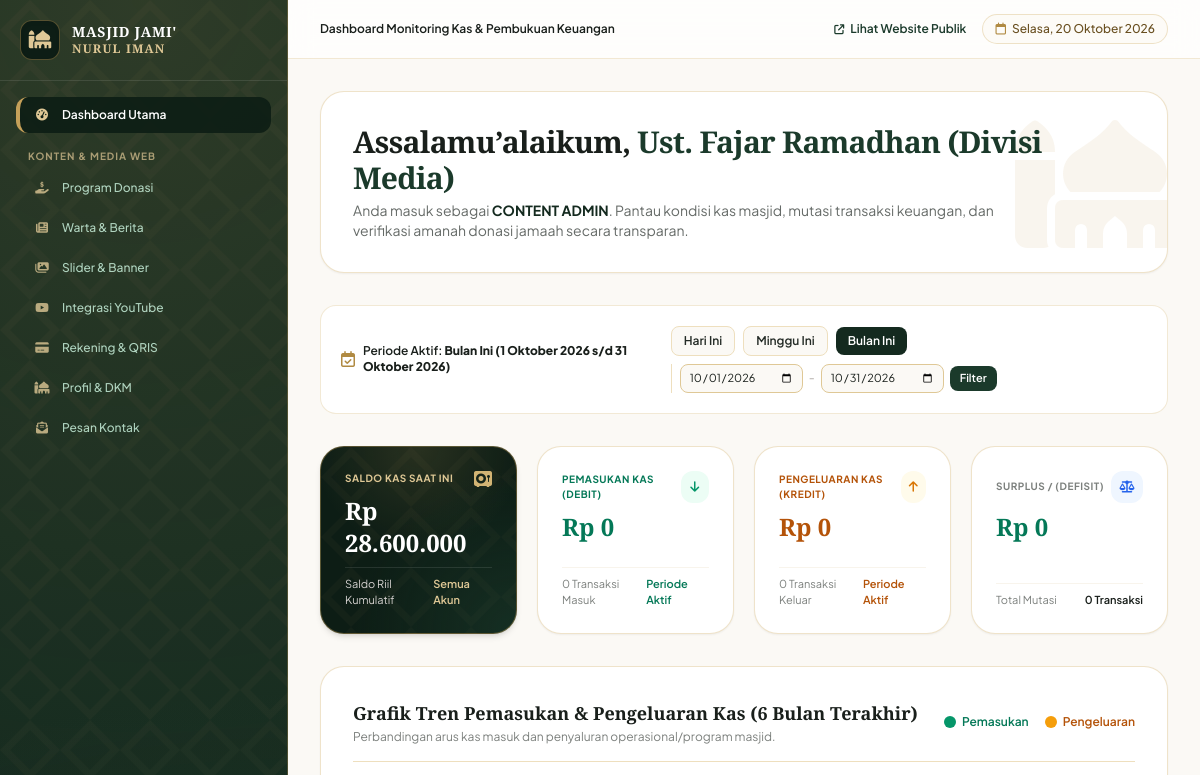
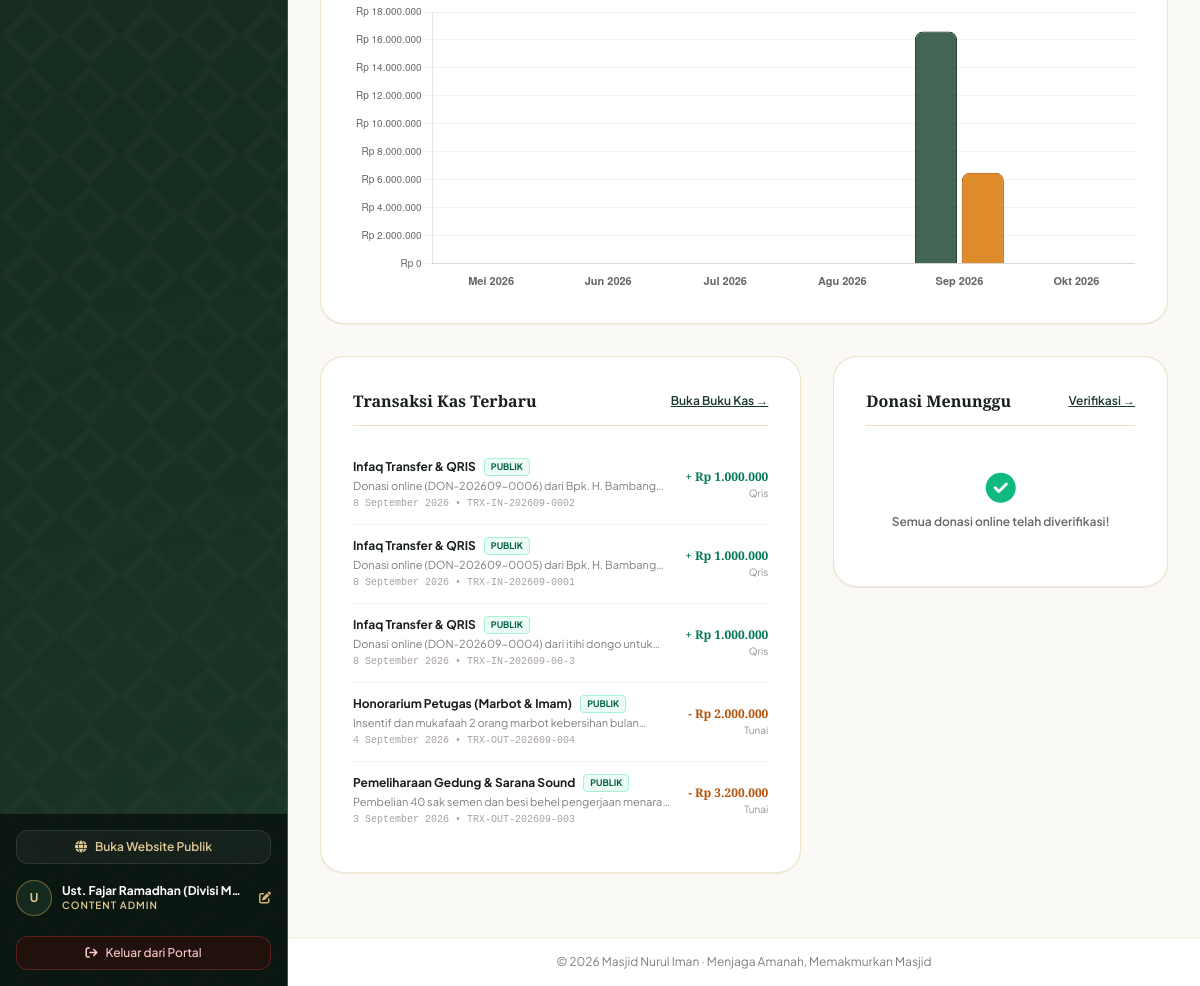
The page /admin/dashboard.php (signed in) on the database its author committed (2 pictures, top to bottom).
### tables this page shows
CREATE TABLE IF NOT EXISTS `transaksi_keuangan` (
  `id` int NOT NULL AUTO_INCREMENT,
  `no_transaksi` varchar(50) NOT NULL,
  `tanggal_transaksi` date NOT NULL,
  `jenis` enum('pemasukan','pengeluaran') NOT NULL,
  `kategori_id` int NOT NULL,
  `program_id` int DEFAULT NULL,
  `akun_kas` varchar(50) NOT NULL DEFAULT 'Kas Tunai Utama',
  `nominal` decimal(15,2) NOT NULL DEFAULT '0.00',
  `keterangan` text NOT NULL,
  `bukti_transaksi` varchar(255) DEFAULT NULL,
  `user_id` int NOT NULL,
  `metode_pembayaran` enum('tunai','transfer','qris') NOT NULL DEFAULT 'tunai',
  `is_published` tinyint(1) NOT NULL DEFAULT '1',
  `created_at` timestamp NULL DEFAULT CURRENT_TIMESTAMP,
  `updated_at` timestamp NULL DEFAULT CURRENT_TIMESTAMP ON UPDATE CURRENT_TIMESTAMP,
  PRIMARY KEY (`id`),
  UNIQUE KEY `no_transaksi` (`no_transaksi`),
  KEY `idx_tanggal` (`tanggal_transaksi`),
  KEY `idx_jenis` (`jenis`),
  KEY `idx_published` (`is_published`),
  KEY `idx_transaksi_tanggal` (`tanggal_transaksi`),
  KEY `idx_transaksi_jenis` (`jenis`),
  KEY `idx_transaksi_published` (`is_published`),
  KEY `idx_transaksi_program` (`program_id`)
);

CREATE TABLE IF NOT EXISTS `kategori_transaksi` (
  `id` int NOT NULL AUTO_INCREMENT,
  `jenis` enum('pemasukan','pengeluaran') NOT NULL,
  `nama_kategori` varchar(100) NOT NULL,
  `deskripsi` varchar(255) DEFAULT NULL,
  `urutan` int NOT NULL DEFAULT '1',
  PRIMARY KEY (`id`)
);

### admin/dashboard.php (the view, shortened to what the rows shown need)
<?php
require_once __DIR__ . '/../config/database.php';
$transaksiTerbaru = $pdo->query("SELECT t.*, k.nama_kategori FROM transaksi_keuangan t JOIN kategori_transaksi k ON t.kategori_id = k.id ORDER BY t.tanggal_transaksi DESC, t.id DESC LIMIT 5")->fetchAll();
$stmtChart = $pdo->prepare("
    SELECT
        DATE_FORMAT(tanggal_transaksi, '%Y-%m') as bulan,
        SUM(CASE WHEN jenis = 'pemasukan' THEN nominal ELSE 0 END) as pemasukan,
        SUM(CASE WHEN jenis = 'pengeluaran' THEN nominal ELSE 0 END) as pengeluaran
    FROM transaksi_keuangan
    WHERE tanggal_transaksi >= DATE_SUB(NOW(), INTERVAL 6 MONTH)
    GROUP BY DATE_FORMAT(tanggal_transaksi, '%Y-%m')
    ORDER BY bulan DESC
    LIMIT 6
");
$stmtChart->execute();
$chartData = $stmtChart->fetchAll();
$chartDataMap = [];
foreach ($chartData as $row) {
    $chartDataMap[$row['bulan']] = [
        'pemasukan' => (float)$row['pemasukan'],
        'pengeluaran' => (float)$row['pengeluaran']
    ];
}
$chartLabels = [];
$chartPemasukan = [];
$chartPengeluaran = [];
for ($i = 5; $i >= 0; $i--) {
    $m = date('n', strtotime("-$i month"));
    $y = date('Y', strtotime("-$i month"));
    $bulantgl = sprintf('%04d-%02d', $y, $m);
    $namaBln = ['', 'Jan', 'Feb', 'Mar', 'Apr', 'Mei', 'Jun', 'Jul', 'Agu', 'Sep', 'Okt', 'Nov', 'Des'][$m] . ' ' . $y;
    $chartLabels[] = $namaBln;
    if (isset($chartDataMap[$bulantgl])) {
        $chartPemasukan[] = $chartDataMap[$bulantgl]['pemasukan'];
        $chartPengeluaran[] = $chartDataMap[$bulantgl]['pengeluaran'];
    } else {
        $chartPemasukan[] = 0;
        $chartPengeluaran[] = 0;
    }
}
require_once __DIR__ . '/../layouts/header.php';
require_once __DIR__ . '/../layouts/sidebar.php';
?>
<div class="bg-white rounded-3xl p-6 sm:p-8 border border-antique-300/50 shadow-sm relative overflow-hidden">
    <div class="relative z-10 flex flex-col md:flex-row md:items-center justify-between gap-6">
        <div>
            <h1 class="text-2xl sm:text-3xl font-bold text-warm-900 tracking-tight font-classic">
                Assalamu’alaikum, <span class="text-cypress-700"><?= e($user['nama']) ?></span>
            </h1>
        </div>
    </div>
</div>
<div class="grid grid-cols-1 lg:grid-cols-12 gap-8 items-start">
    <div class="lg:col-span-7 bg-white rounded-3xl p-6 sm:p-8 border border-antique-300/50 shadow-sm space-y-5">
        <?php if (empty($transaksiTerbaru)): ?>
            <p class="text-xs text-warm-800/60 italic py-6 text-center">Belum ada mutasi transaksi.</p>
        <?php else: ?>
            <div class="divide-y divide-antique-100">
                <?php foreach ($transaksiTerbaru as $t): ?>
                    <div class="py-3 flex items-center justify-between gap-3 text-xs">
                        <div class="space-y-0.5">
                            <div class="flex items-center gap-2">
                                <span class="font-bold text-warm-900"><?= e($t['nama_kategori']) ?></span>
                                <span class="text-[9px] px-1.5 py-0.2 rounded font-bold uppercase <?= $t['is_published'] ? 'bg-emerald-50 text-emerald-800 border border-emerald-200' : 'bg-stone-100 text-stone-600' ?>">
                                    <?= $t['is_published'] ? 'Publik' : 'Internal' ?>
                                </span>
                            </div>
                            <span class="text-[11px] text-warm-800/60 line-clamp-1"><?= e($t['keterangan']) ?></span>
                            <span class="text-[10px] text-stone-400 font-mono"><?= tanggal_indo($t['tanggal_transaksi']) ?> • <?= e($t['no_transaksi']) ?></span>
                        </div>
                        <div class="text-right shrink-0">
                            <span class="font-bold font-classic text-xs <?= $t['jenis'] === 'pemasukan' ? 'text-emerald-700' : 'text-amber-700' ?>">
                                <?= $t['jenis'] === 'pemasukan' ? '+' : '-' ?> <?= format_rupiah($t['nominal']) ?>
                            </span>
                            <span class="text-[10px] text-warm-800/50 block capitalize"><?= e($t['metode_pembayaran']) ?></span>
                        </div>
                    </div>
                <?php endforeach; ?>
            </div>
        <?php endif; ?>
    </div>
</div>
<script>
document.addEventListener("DOMContentLoaded", function() {
    const ctx = document.getElementById('trenKeuanganChart');
    if (!ctx) return;
    new Chart(ctx, {
        type: 'bar',
        data: {
            labels: <?= json_encode($chartLabels) ?>,
            datasets: [
                {
                    label: 'Pemasukan (Infaq)',
                    data: <?= json_encode($chartPemasukan) ?>,
                    backgroundColor: 'rgba(35, 75, 56, 0.85)',
                    borderColor: '#1b3a2b',
                    borderWidth: 1,
                    borderRadius: 8,
                },
                {
                    label: 'Pengeluaran (Kredit)',
                    data: <?= json_encode($chartPengeluaran) ?>,
                    backgroundColor: 'rgba(217, 119, 6, 0.85)',
                    borderColor: '#b45309',
                    borderWidth: 1,
                    borderRadius: 8,
                }
            ]
        },
        options: {
            responsive: true,
            maintainAspectRatio: false,
            plugins: {
                legend: { display: false }
            },
            scales: {
                y: {
                    beginAtZero: true,
                    ticks: {
                        callback: function(val) {
                            return 'Rp ' + val.toLocaleString('id-ID');
                        },
                        font: { size: 10 }
                    },
                    grid: { color: 'rgba(0,0,0,0.05)' }
                },
                x: {
                    ticks: { font: { size: 11, weight: 'bold' } },
                    grid: { display: false }
                }
            }
        }
    });
});
</script>
<?php require_once __DIR__ . '/../layouts/footer.php'; ?>

### rows shown on the page
transaksi_keuangan: kategori_transaksi.nama_kategori "Infaq Transfer & QRIS", is_published "PUBLIK", keterangan "Donasi online (DON-202609-0006) dari Bpk. H.…", tanggal_transaksi "8 September 2026", no_transaksi "TRX-IN-202609-0002", nominal "Rp 1.000.000", metode_pembayaran "Qris"
transaksi_keuangan: kategori_transaksi.nama_kategori "Infaq Transfer & QRIS", is_published "PUBLIK", keterangan "Donasi online (DON-202609-0005) dari Bpk. H.…", tanggal_transaksi "8 September 2026", no_transaksi "TRX-IN-202609-0001", nominal "Rp 1.000.000", metode_pembayaran "Qris"
transaksi_keuangan: kategori_transaksi.nama_kategori "Infaq Transfer & QRIS", is_published "PUBLIK", keterangan "Donasi online (DON-202609-0004) dari itihi dongo…", tanggal_transaksi "8 September 2026", no_transaksi "TRX-IN-202609-00-3", nominal "Rp 1.000.000", metode_pembayaran "Qris"
transaksi_keuangan: kategori_transaksi.nama_kategori "Honorarium Petugas (Marbot & Imam)", is_published "PUBLIK", keterangan "Insentif dan mukafaah 2 orang marbot kebersihan…", tanggal_transaksi "4 September 2026", no_transaksi "TRX-OUT-202609-004", nominal "Rp 2.000.000", metode_pembayaran "Tunai"
transaksi_keuangan: kategori_transaksi.nama_kategori "Pemeliharaan Gedung & Sarana Sound", is_published "PUBLIK", keterangan "Pembelian 40 sak semen dan besi behel pengerjaan…", tanggal_transaksi "3 September 2026", no_transaksi "TRX-OUT-202609-003", nominal "Rp 3.200.000", metode_pembayaran "Tunai"

### other values the page prints
substr($user['nama'] ?? 'A', 0, 1) "U"
$user['nama'] "Ust. Fajar Ramadhan (Divisi M…"
str_replace('_', ' ', $userRole) "CONTENT ADMIN"
$pageSubtitle "Dashboard Monitoring Kas & Pembukuan Keuangan"
$tanggalLengkap "Selasa, 20 Oktober 2026"
$user['nama'] "Ust. Fajar Ramadhan (Divisi Media)"
str_replace('_', ' ', $user['role']) "CONTENT ADMIN"
$labelPeriode "Bulan Ini (1 Oktober 2026 s/d 31 Oktober 2026)"
format_rupiah($saldoKasSaatIni) "Rp 28.600.000"
format_rupiah($totalPemasukanPeriode) "Rp 0"
$statIn['jml'] "0"
format_rupiah($totalPengeluaranPeriode) "Rp 0"
$statOut['jml'] "0"
format_rupiah($surplusDefisitPeriode) "Rp 0"
$totalJumlahTransaksi "0"
